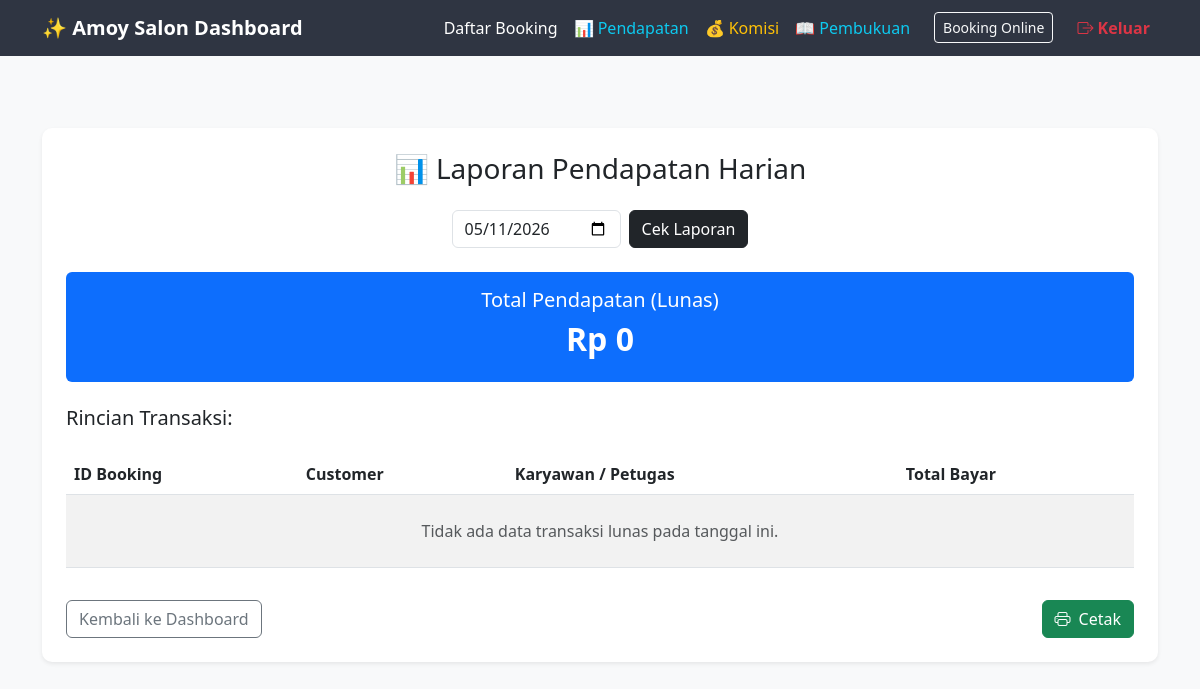
Before: /pages/laporan.php?tgl=2026-05-11 (signed in) with the older database file.
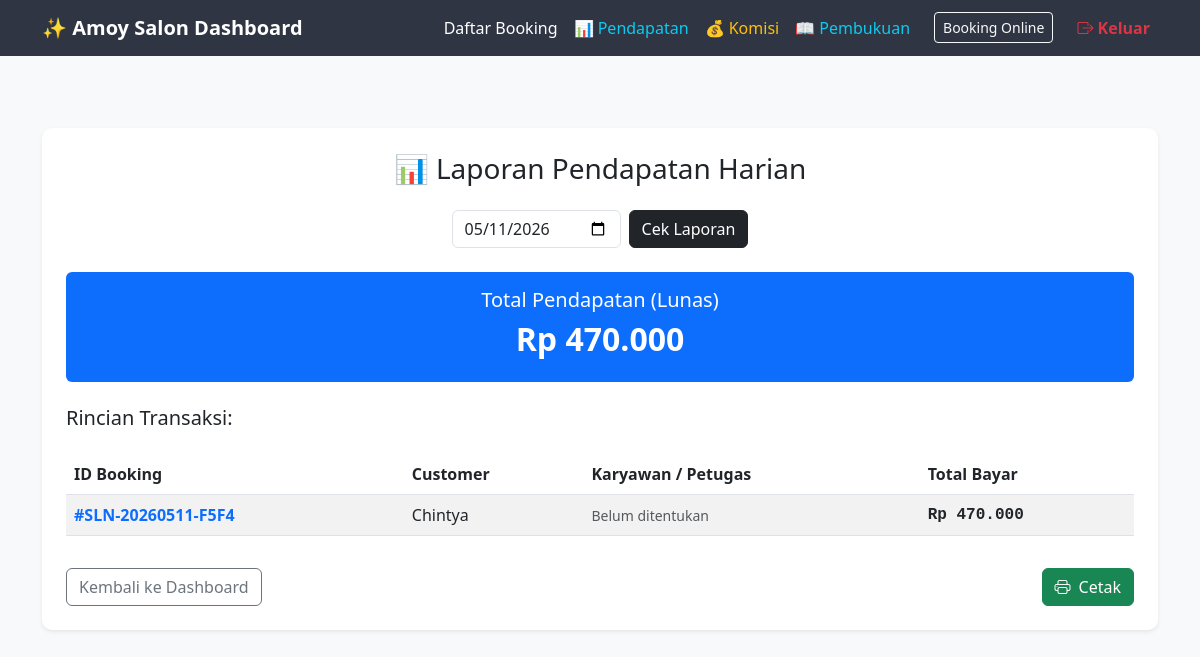
After: the same page with the newer database file.
### tables this page shows
CREATE TABLE `bookings` (
  `id_booking` varchar(20) NOT NULL,
  `nama_customer` varchar(100) NOT NULL,
  `whatsapp_customer` varchar(20) NOT NULL,
  `tgl_booking` date NOT NULL,
  `jam_booking` time NOT NULL,
  `total_biaya` decimal(10,2) DEFAULT 0.00,
  `bayar_cash` decimal(15,2) DEFAULT 0.00,
  `bayar_transfer` decimal(15,2) DEFAULT 0.00,
  `jumlah_terbayar` decimal(15,2) DEFAULT 0.00,
  `status_pembayaran` enum('pending','dp','lunas','batal') DEFAULT 'pending',
  `status_kerja` enum('menunggu','diproses','selesai') DEFAULT 'menunggu',
  `id_employee` int(11) DEFAULT NULL,
  `created_at` timestamp NOT NULL DEFAULT current_timestamp()
);

### pages/laporan.php (the view, shortened to what the changed rows need)
<?php
include '../class/koneksi.php';
$today = date('Y-m-d');
$tgl_pilih = $_GET['tgl'] ?? $today;
$q_total = mysqli_query($conn, "SELECT SUM(total_biaya) as grand_total FROM bookings WHERE tgl_booking = '$tgl_pilih' AND status_pembayaran = 'lunas'");
$res_total = mysqli_fetch_array($q_total);
?>
<!DOCTYPE html>
<html lang="id">
<head>
    <link href="https://cdn.jsdelivr.net/npm/bootstrap@5.3.0/dist/css/bootstrap.min.css" rel="stylesheet">
    <link rel="stylesheet" href="https://cdn.jsdelivr.net/npm/bootstrap-icons@1.11.1/font/bootstrap-icons.css">
</head>
<body class="bg-light">
<div class="container py-5">
    <div class="card p-4 border-0 shadow-sm">
        <div class="row text-center mb-4">
            <div class="col-md-12">
                <div class="p-3 bg-primary text-white rounded">
                    <h5>Total Pendapatan (Lunas)</h5>
                    <h2 class="fw-bold">Rp <?= number_format($res_total['grand_total'] ?? 0, 0, ',', '.'); ?></h2>
                </div>
            </div>
        </div>
        <div class="table-responsive">
            <table class="table table-striped mt-3 align-middle">
                <thead>
                    <tr>
                        <th>ID Booking</th>
                        <th>Customer</th>
                        <th>Karyawan / Petugas</th>
                        <th>Total Bayar</th>
                    </tr>
                </thead>
                <tbody>
                    <?php
                    $sql = "SELECT
                                b.id_booking,
                                b.nama_customer,
                                b.total_biaya,
                                GROUP_CONCAT(DISTINCT e.nama_karyawan SEPARATOR ', ') as daftar_karyawan
                            FROM bookings b
                            LEFT JOIN booking_details d ON b.id_booking = d.id_booking
                            LEFT JOIN employees e ON d.id_employee = e.id_employee
                            WHERE b.tgl_booking = '$tgl_pilih' AND b.status_pembayaran = 'lunas'
                            GROUP BY b.id_booking
                            ORDER BY b.id_booking DESC";
                    $q_list = mysqli_query($conn, $sql);
                    if (mysqli_num_rows($q_list) > 0) {
                        while($l = mysqli_fetch_array($q_list)){
                            $petugas = !empty($l['daftar_karyawan']) ? $l['daftar_karyawan'] : '<span class="text-muted small italic">Belum ditentukan</span>';
                            echo "<tr>
                                    <td class='fw-bold text-primary'>#{$l['id_booking']}</td>
                                    <td>{$l['nama_customer']}</td>
                                    <td>{$petugas}</td>
                                    <td class='text-nominal'>Rp ".number_format($l['total_biaya'], 0, ',', '.')."</td>
                                  </tr>";
                        }
                    } else {
                        echo "<tr><td colspan='4' class='text-center py-4 text-muted'>Tidak ada data transaksi lunas pada tanggal ini.</td></tr>";
                    }
                    ?>
                </tbody>
            </table>
        </div>
    </div>
</div>
</body>
</html>

Changed rows visible on the page:
added bookings: id_booking "SLN-20260511-F5F4", nama_customer "Chintya", total_biaya "470.000"
Other visible differences:
$res_total['grand_total']: "0" → "470.000"
text no longer shown: "Tidak ada data transaksi lunas pada tanggal ini."
